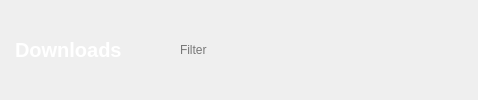
           <widget class="QWidget" name="widget_2" native="true">
            <layout class="QHBoxLayout" name="horizontalLayout_21">
             <property name="spacing">
              <number>0</number>
             </property>
             <property name="leftMargin">
              <number>0</number>
             </property>
             <property name="topMargin">
              <number>0</number>
             </property>
             <property name="rightMargin">
              <number>0</number>
             </property>
             <property name="bottomMargin">
              <number>0</number>
             </property>
             <item>
              <widget class="QLabel" name="downloads_header_label">
               <property name="sizePolicy">
                <sizepolicy hsizetype="Preferred" vsizetype="Fixed">
                 <horstretch>0</horstretch>
                 <verstretch>0</verstretch>
                </sizepolicy>
               </property>
               <property name="minimumSize">
                <size>
                 <width>0</width>
                 <height>44</height>
                </size>
               </property>
               <property name="maximumSize">
                <size>
                 <width>16777215</width>
                 <height>44</height>
                </size>
               </property>
               <property name="styleSheet">
                <string notr="true">margin: 10px;
font-size: 20px;
font-weight: bold;
color: white;</string>
               </property>
               <property name="text">
                <string>Downloads</string>
               </property>
              </widget>
             </item>
             <item>
              <spacer name="horizontalSpacer_49">
               <property name="orientation">
                <enum>Qt::Horizontal</enum>
               </property>
               <property name="sizeHint" stdset="0">
                <size>
                 <width>40</width>
                 <height>20</height>
                </size>
               </property>
              </spacer>
             </item>
             <item>
              <widget class="QLineEdit" name="downloads_filter_input">
               <property name="sizePolicy">
                <sizepolicy hsizetype="Fixed" vsizetype="Fixed">
                 <horstretch>0</horstretch>
                 <verstretch>0</verstretch>
                </sizepolicy>
               </property>
               <property name="minimumSize">
                <size>
                 <width>180</width>
                 <height>28</height>
                </size>
               </property>
               <property name="maximumSize">
                <size>
                 <width>180</width>
                 <height>28</height>
                </size>
               </property>
               <property name="styleSheet">
                <string notr="true">QLineEdit {
background-color: transparent;
border-radius: 3px;
}
QLineEdit:focus, QLineEdit::hover {
background-color: #404040;
color: white;
}</string>
               </property>
               <property name="placeholderText">
                <string>Filter</string>
               </property>
               <property name="clearButtonEnabled">
                <bool>true</bool>
               </property>
              </widget>
             </item>
             <item>
              <spacer name="horizontalSpacer_64">
               <property name="orientation">
                <enum>Qt::Horizontal</enum>
               </property>
               <property name="sizeType">
                <enum>QSizePolicy::Fixed</enum>
               </property>
               <property name="sizeHint" stdset="0">
                <size>
                 <width>12</width>
                 <height>20</height>
                </size>
               </property>
              </spacer>
             </item>
             <item>
              <widget class="CircleButton" name="start_download_button">
               <property name="enabled">
                <bool>false</bool>
               </property>
               <property name="minimumSize">
                <size>
                 <width>28</width>
                 <height>28</height>
                </size>
               </property>
               <property name="maximumSize">
                <size>
                 <width>28</width>
                 <height>28</height>
                </size>
               </property>
               <property name="cursor">
                <cursorShape>PointingHandCursor</cursorShape>
               </property>
               <property name="styleSheet">
                <string notr="true">border-radius: 14px;
padding-left: 2px;</string>
               </property>
               <property name="text">
                <string/>
               </property>
               <property name="icon">
                <iconset>
                 <normaloff>../images/play.png</normaloff>../images/play.png</iconset>
               </property>
               <property name="iconSize">
                <size>
                 <width>14</width>
                 <height>14</height>
                </size>
               </property>
              </widget>
             </item>
             <item>
              <spacer name="horizontalSpacer_41">
               <property name="orientation">
                <enum>Qt::Horizontal</enum>
               </property>
               <property name="sizeType">
                <enum>QSizePolicy::Fixed</enum>
               </property>
               <property name="sizeHint" stdset="0">
                <size>
                 <width>6</width>
                 <height>20</height>
                </size>
               </property>
              </spacer>
             </item>
             <item>
              <widget class="CircleButton" name="stop_download_button">
               <property name="enabled">
                <bool>false</bool>
               </property>
               <property name="minimumSize">
                <size>
                 <width>28</width>
                 <height>28</height>
                </size>
               </property>
               <property name="maximumSize">
                <size>
                 <width>28</width>
                 <height>28</height>
                </size>
               </property>
               <property name="cursor">
                <cursorShape>PointingHandCursor</cursorShape>
               </property>
               <property name="styleSheet">
                <string notr="true">border-radius: 14px;</string>
               </property>
               <property name="text">
                <string/>
               </property>
               <property name="icon">
                <iconset>
                 <normaloff>../images/stop.png</normaloff>../images/stop.png</iconset>
               </property>
               <property name="iconSize">
                <size>
                 <width>12</width>
                 <height>12</height>
                </size>
               </property>
              </widget>
             </item>
             <item>
              <spacer name="horizontalSpacer_40">
               <property name="orientation">
                <enum>Qt::Horizontal</enum>
               </property>
               <property name="sizeType">
                <enum>QSizePolicy::Fixed</enum>
               </property>
               <property name="sizeHint" stdset="0">
                <size>
                 <width>6</width>
                 <height>20</height>
                </size>
               </property>
              </spacer>
             </item>
             <item>
              <widget class="CircleButton" name="remove_download_button">
               <property name="enabled">
                <bool>false</bool>
               </property>
               <property name="minimumSize">
                <size>
                 <width>28</width>
                 <height>28</height>
                </size>
               </property>
               <property name="maximumSize">
                <size>
                 <width>28</width>
                 <height>28</height>
                </size>
               </property>
               <property name="cursor">
                <cursorShape>PointingHandCursor</cursorShape>
               </property>
               <property name="styleSheet">
                <string notr="true">border-radius: 14px;</string>
               </property>
               <property name="text">
                <string/>
               </property>
               <property name="icon">
                <iconset>
                 <normaloff>../images/delete.png</normaloff>../images/delete.png</iconset>
               </property>
               <property name="iconSize">
                <size>
                 <width>12</width>
                 <height>12</height>
                </size>
               </property>
              </widget>
             </item>
             <item>
              <spacer name="horizontalSpacer_39">
               <property name="orientation">
                <enum>Qt::Horizontal</enum>
               </property>
               <property name="sizeType">
                <enum>QSizePolicy::Fixed</enum>
               </property>
               <property name="sizeHint" stdset="0">
                <size>
                 <width>12</width>
                 <height>20</height>
                </size>
               </property>
              </spacer>
             </item>
            </layout>
           </widget>
